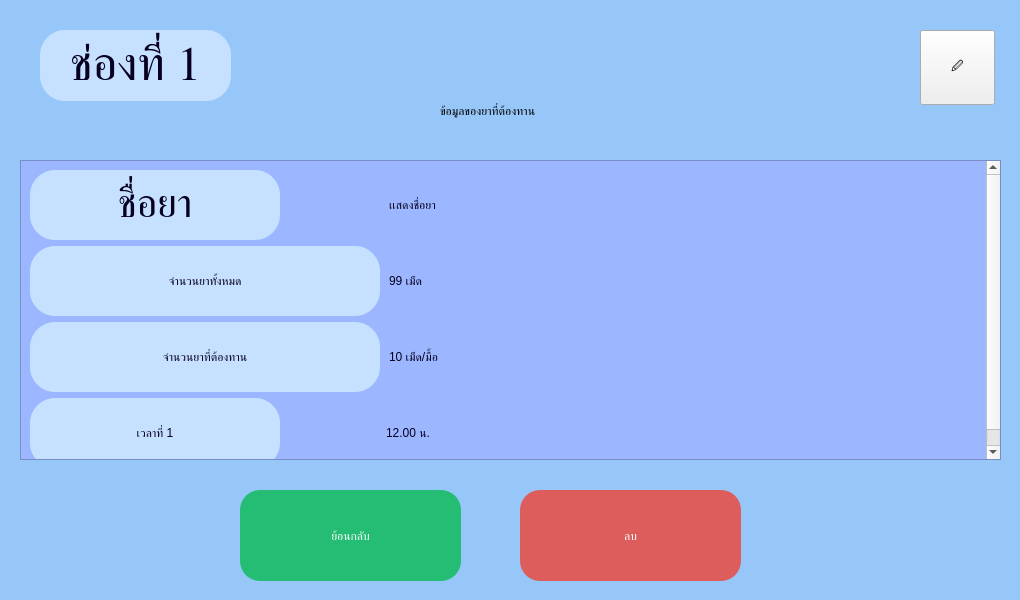
<?xml version="1.0" encoding="UTF-8"?>
<ui version="4.0">
 <class>background_detail_screen</class>
 <widget class="QDialog" name="background_detail_screen">
  <property name="geometry">
   <rect>
    <x>0</x>
    <y>0</y>
    <width>1020</width>
    <height>600</height>
   </rect>
  </property>
  <property name="windowTitle">
   <string>Dialog</string>
  </property>
  <property name="styleSheet">
   <string notr="true">QWidget#background_detail_screen{
background-color: #97C7F9}</string>
  </property>
  <widget class="QLabel" name="text_header_summary_screen">
   <property name="geometry">
    <rect>
     <x>300</x>
     <y>80</y>
     <width>375</width>
     <height>61</height>
    </rect>
   </property>
   <property name="styleSheet">
    <string notr="true">font: 75 34pt &quot;JasmineUPC&quot;;
</string>
   </property>
   <property name="text">
    <string>ข้อมูลของยาที่ต้องทาน</string>
   </property>
   <property name="scaledContents">
    <bool>false</bool>
   </property>
   <property name="alignment">
    <set>Qt::AlignCenter</set>
   </property>
   <property name="wordWrap">
    <bool>false</bool>
   </property>
   <property name="margin">
    <number>0</number>
   </property>
   <property name="indent">
    <number>50</number>
   </property>
  </widget>
  <widget class="QScrollArea" name="scroll_area">
   <property name="geometry">
    <rect>
     <x>20</x>
     <y>160</y>
     <width>981</width>
     <height>300</height>
    </rect>
   </property>
   <property name="minimumSize">
    <size>
     <width>0</width>
     <height>300</height>
    </size>
   </property>
   <property name="styleSheet">
    <string notr="true">background-color:rgb(156, 183, 255);
border-color:rgb(156, 183, 255);

</string>
   </property>
   <property name="widgetResizable">
    <bool>true</bool>
   </property>
   <widget class="QWidget" name="scrollAreaWidgetContents">
    <property name="geometry">
     <rect>
      <x>0</x>
      <y>0</y>
      <width>958</width>
      <height>324</height>
     </rect>
    </property>
    <layout class="QGridLayout" name="gridLayout_2">
     <item row="5" column="1">
      <widget class="QLabel" name="data_total_pills">
       <property name="enabled">
        <bool>true</bool>
       </property>
       <property name="minimumSize">
        <size>
         <width>350</width>
         <height>60</height>
        </size>
       </property>
       <property name="styleSheet">
        <string notr="true">font: 75 34pt &quot;JasmineUPC&quot;;
color: #070021;
margin-right:50px</string>
       </property>
       <property name="text">
        <string>99 เม็ด</string>
       </property>
      </widget>
     </item>
     <item row="5" column="0">
      <widget class="QLabel" name="label_total_pills">
       <property name="sizePolicy">
        <sizepolicy hsizetype="Preferred" vsizetype="Preferred">
         <horstretch>0</horstretch>
         <verstretch>15</verstretch>
        </sizepolicy>
       </property>
       <property name="minimumSize">
        <size>
         <width>20</width>
         <height>30</height>
        </size>
       </property>
       <property name="maximumSize">
        <size>
         <width>360</width>
         <height>16777215</height>
        </size>
       </property>
       <property name="sizeIncrement">
        <size>
         <width>0</width>
         <height>0</height>
        </size>
       </property>
       <property name="styleSheet">
        <string notr="true">background-color: none;
font: 75 30pt &quot;JasmineUPC&quot;;
border-radius: 25px;
color: #070021;
background-color: #C5E1FF;</string>
       </property>
       <property name="text">
        <string>จำนวนยาทั้งหมด</string>
       </property>
       <property name="textFormat">
        <enum>Qt::AutoText</enum>
       </property>
       <property name="scaledContents">
        <bool>true</bool>
       </property>
       <property name="alignment">
        <set>Qt::AlignCenter</set>
       </property>
       <property name="wordWrap">
        <bool>true</bool>
       </property>
       <property name="margin">
        <number>5</number>
       </property>
      </widget>
     </item>
     <item row="12" column="1">
      <widget class="QLabel" name="data_time_0">
       <property name="styleSheet">
        <string notr="true">font: 75 34pt &quot;JasmineUPC&quot;;
color: #070021;
</string>
       </property>
       <property name="text">
        <string>12.00 น.</string>
       </property>
       <property name="margin">
        <number>5</number>
       </property>
      </widget>
     </item>
     <item row="8" column="0">
      <widget class="QLabel" name="label_amount_pill">
       <property name="minimumSize">
        <size>
         <width>350</width>
         <height>0</height>
        </size>
       </property>
       <property name="maximumSize">
        <size>
         <width>400</width>
         <height>16777215</height>
        </size>
       </property>
       <property name="styleSheet">
        <string notr="true">background-color: none;
font: 75 30pt &quot;JasmineUPC&quot;;
border-radius: 25px;
color: #070021;
background-color: #C5E1FF;</string>
       </property>
       <property name="text">
        <string>จำนวนยาที่ต้องทาน</string>
       </property>
       <property name="alignment">
        <set>Qt::AlignCenter</set>
       </property>
       <property name="wordWrap">
        <bool>true</bool>
       </property>
       <property name="margin">
        <number>5</number>
       </property>
      </widget>
     </item>
     <item row="0" column="0">
      <widget class="QLabel" name="label_pill_name">
       <property name="sizePolicy">
        <sizepolicy hsizetype="Preferred" vsizetype="Preferred">
         <horstretch>0</horstretch>
         <verstretch>0</verstretch>
        </sizepolicy>
       </property>
       <property name="minimumSize">
        <size>
         <width>250</width>
         <height>35</height>
        </size>
       </property>
       <property name="maximumSize">
        <size>
         <width>2</width>
         <height>100</height>
        </size>
       </property>
       <property name="sizeIncrement">
        <size>
         <width>0</width>
         <height>0</height>
        </size>
       </property>
       <property name="font">
        <font>
         <family>JasmineUPC</family>
         <pointsize>30</pointsize>
         <weight>9</weight>
         <italic>false</italic>
         <bold>false</bold>
        </font>
       </property>
       <property name="layoutDirection">
        <enum>Qt::LeftToRight</enum>
       </property>
       <property name="styleSheet">
        <string notr="true">background-color: #C5E1FF;
font: 75 30pt &quot;JasmineUPC&quot;;
border-radius: 25px;
color: #070021;

</string>
       </property>
       <property name="frameShape">
        <enum>QFrame::NoFrame</enum>
       </property>
       <property name="frameShadow">
        <enum>QFrame::Plain</enum>
       </property>
       <property name="text">
        <string>ชื่อยา</string>
       </property>
       <property name="scaledContents">
        <bool>false</bool>
       </property>
       <property name="alignment">
        <set>Qt::AlignCenter</set>
       </property>
       <property name="wordWrap">
        <bool>true</bool>
       </property>
       <property name="margin">
        <number>5</number>
       </property>
      </widget>
     </item>
     <item row="12" column="0">
      <widget class="QLabel" name="l_time_no1">
       <property name="minimumSize">
        <size>
         <width>250</width>
         <height>0</height>
        </size>
       </property>
       <property name="maximumSize">
        <size>
         <width>250</width>
         <height>16777215</height>
        </size>
       </property>
       <property name="styleSheet">
        <string notr="true">background-color: none;
font: 75 30pt &quot;JasmineUPC&quot;;
border-radius: 25px;
color: #070021;
background-color: #C5E1FF;</string>
       </property>
       <property name="text">
        <string>เวลาที่ 1</string>
       </property>
       <property name="alignment">
        <set>Qt::AlignCenter</set>
       </property>
      </widget>
     </item>
     <item row="0" column="1">
      <widget class="QLabel" name="data_pill_name">
       <property name="enabled">
        <bool>true</bool>
       </property>
       <property name="sizePolicy">
        <sizepolicy hsizetype="Preferred" vsizetype="Preferred">
         <horstretch>0</horstretch>
         <verstretch>0</verstretch>
        </sizepolicy>
       </property>
       <property name="minimumSize">
        <size>
         <width>379</width>
         <height>0</height>
        </size>
       </property>
       <property name="styleSheet">
        <string notr="true">font: 75 32pt &quot;JasmineUPC&quot;;
color: #070021;
border: none;
margin-right:50px</string>
       </property>
       <property name="text">
        <string>เเสดงชื่อยา</string>
       </property>
       <property name="margin">
        <number>5</number>
       </property>
      </widget>
     </item>
     <item row="8" column="1">
      <widget class="QLabel" name="data_amount_pill">
       <property name="sizePolicy">
        <sizepolicy hsizetype="Preferred" vsizetype="Preferred">
         <horstretch>50</horstretch>
         <verstretch>0</verstretch>
        </sizepolicy>
       </property>
       <property name="styleSheet">
        <string notr="true">font: 75 34pt &quot;JasmineUPC&quot;;
color: #070021;
margin-right:50px</string>
       </property>
       <property name="text">
        <string>10 เม็ด/มื้อ</string>
       </property>
      </widget>
     </item>
     <item row="0" column="2">
      <widget class="QToolButton" name="button_fake">
       <property name="minimumSize">
        <size>
         <width>70</width>
         <height>70</height>
        </size>
       </property>
       <property name="styleSheet">
        <string notr="true">QToolButton#button_fake  {
   font-size: 40px;
  background-color:rgb(156, 183, 255);
  border-radius: 35px;
  color: white;
}
QToolButton#button_fake :hover {
 font-size: 40px;
 background-color:rgb(156, 183, 255);
  border-radius:35px;
  color: white;
}</string>
       </property>
       <property name="text">
        <string/>
       </property>
      </widget>
     </item>
     <item row="5" column="2">
      <widget class="QToolButton" name="button_fake_2">
       <property name="minimumSize">
        <size>
         <width>70</width>
         <height>70</height>
        </size>
       </property>
       <property name="styleSheet">
        <string notr="true">QToolButton#button_fake_2  {
   font-size: 40px;
  background-color:rgb(156, 183, 255);
  border-radius: 35px;
  color: white;
}
QToolButton#button_fake_name_2 :hover {
 font-size: 40px;
 background-color:rgb(156, 183, 255);
  border-radius:35px;
  color: white;
}</string>
       </property>
       <property name="text">
        <string/>
       </property>
      </widget>
     </item>
     <item row="8" column="2">
      <widget class="QToolButton" name="button_fake_3">
       <property name="minimumSize">
        <size>
         <width>70</width>
         <height>70</height>
        </size>
       </property>
       <property name="styleSheet">
        <string notr="true">QToolButton#button_fake_3  {
   font-size: 40px;
  background-color:rgb(156, 183, 255);
  border-radius: 35px;
  color: white;
}
QToolButton#button_fake_3 :hover {
 font-size: 40px;
 background-color:rgb(156, 183, 255);
  border-radius:35px;
  color: white;
}</string>
       </property>
       <property name="text">
        <string/>
       </property>
      </widget>
     </item>
     <item row="12" column="2">
      <widget class="QToolButton" name="button_fake_4">
       <property name="minimumSize">
        <size>
         <width>70</width>
         <height>70</height>
        </size>
       </property>
       <property name="styleSheet">
        <string notr="true">QToolButton#button_fake_4  {
   font-size: 40px;
  background-color:rgb(156, 183, 255);
  border-radius: 35px;
  color: white;
}
QToolButton#button_fake_4 :hover {
 font-size: 40px;
 background-color:rgb(156, 183, 255);
  border-radius:35px;
  color: white;
}</string>
       </property>
       <property name="text">
        <string/>
       </property>
      </widget>
     </item>
    </layout>
   </widget>
  </widget>
  <widget class="QToolButton" name="button_go_back">
   <property name="geometry">
    <rect>
     <x>240</x>
     <y>490</y>
     <width>221</width>
     <height>91</height>
    </rect>
   </property>
   <property name="minimumSize">
    <size>
     <width>100</width>
     <height>50</height>
    </size>
   </property>
   <property name="styleSheet">
    <string notr="true">QToolButton#button_go_back {
   	font: 75 36pt &quot;JasmineUPC&quot;;
	background-color:#24BD73;
	color: #ffffff;
	border-radius:20px;
		width: 170px;
	height: 100px;
}
QToolButton#button_go_back:hover {
	font: 75 36pt &quot;JasmineUPC&quot;;
	background-color:#23B36D;
	color: #ffffff;
	border-radius:20px;
		width: 170px;
	height: 100px;
}</string>
   </property>
   <property name="text">
    <string>ย้อนกลับ</string>
   </property>
  </widget>
  <widget class="QLabel" name="no_channel">
   <property name="geometry">
    <rect>
     <x>40</x>
     <y>30</y>
     <width>191</width>
     <height>71</height>
    </rect>
   </property>
   <property name="font">
    <font>
     <family>JasmineUPC</family>
     <pointsize>36</pointsize>
     <weight>9</weight>
     <italic>false</italic>
     <bold>false</bold>
    </font>
   </property>
   <property name="styleSheet">
    <string notr="true">background-color: #C5E1FF;
font: 75 36pt &quot;JasmineUPC&quot;;
border-radius: 25px;
color: #070021;
</string>
   </property>
   <property name="text">
    <string>ช่องที่ 1</string>
   </property>
   <property name="alignment">
    <set>Qt::AlignCenter</set>
   </property>
  </widget>
  <widget class="QToolButton" name="button_edit_pill_data">
   <property name="geometry">
    <rect>
     <x>920</x>
     <y>30</y>
     <width>75</width>
     <height>75</height>
    </rect>
   </property>
   <property name="minimumSize">
    <size>
     <width>70</width>
     <height>70</height>
    </size>
   </property>
   <property name="styleSheet">
    <string notr="true">QToolButton#button_edit_pill_data  {
   font-size: 40px;
  background-color: rgb(255, 74, 74);
  border-radius: 35px;
  color: white;
}
QToolButton#button_edit_pill_data :hover {
 font-size: 40px;
  background-color: rgb(255, 50, 50);
  border-radius:35px;
  color: white;
}</string>
   </property>
   <property name="text">
    <string>🖉</string>
   </property>
  </widget>
  <widget class="QToolButton" name="button_delete_pill_channel">
   <property name="geometry">
    <rect>
     <x>520</x>
     <y>490</y>
     <width>221</width>
     <height>91</height>
    </rect>
   </property>
   <property name="styleSheet">
    <string notr="true">QToolButton#button_delete_pill_channel {
   	font: 75 36pt &quot;JasmineUPC&quot;;
	background-color:#DD5D5D;
	color: #ffffff;
	border-radius:20px;
	width: 190px;
	height: 70px;
}
QToolButton#button_delete_pill_channel:hover {
	font: 75 36pt &quot;JasmineUPC&quot;;
	background-color:#F98A8A;
	color: #ffffff;
	border-radius:20px;
	width: 190px;
	height: 70px;
}</string>
   </property>
   <property name="text">
    <string>ลบ</string>
   </property>
  </widget>
 </widget>
 <resources/>
 <connections/>
</ui>
